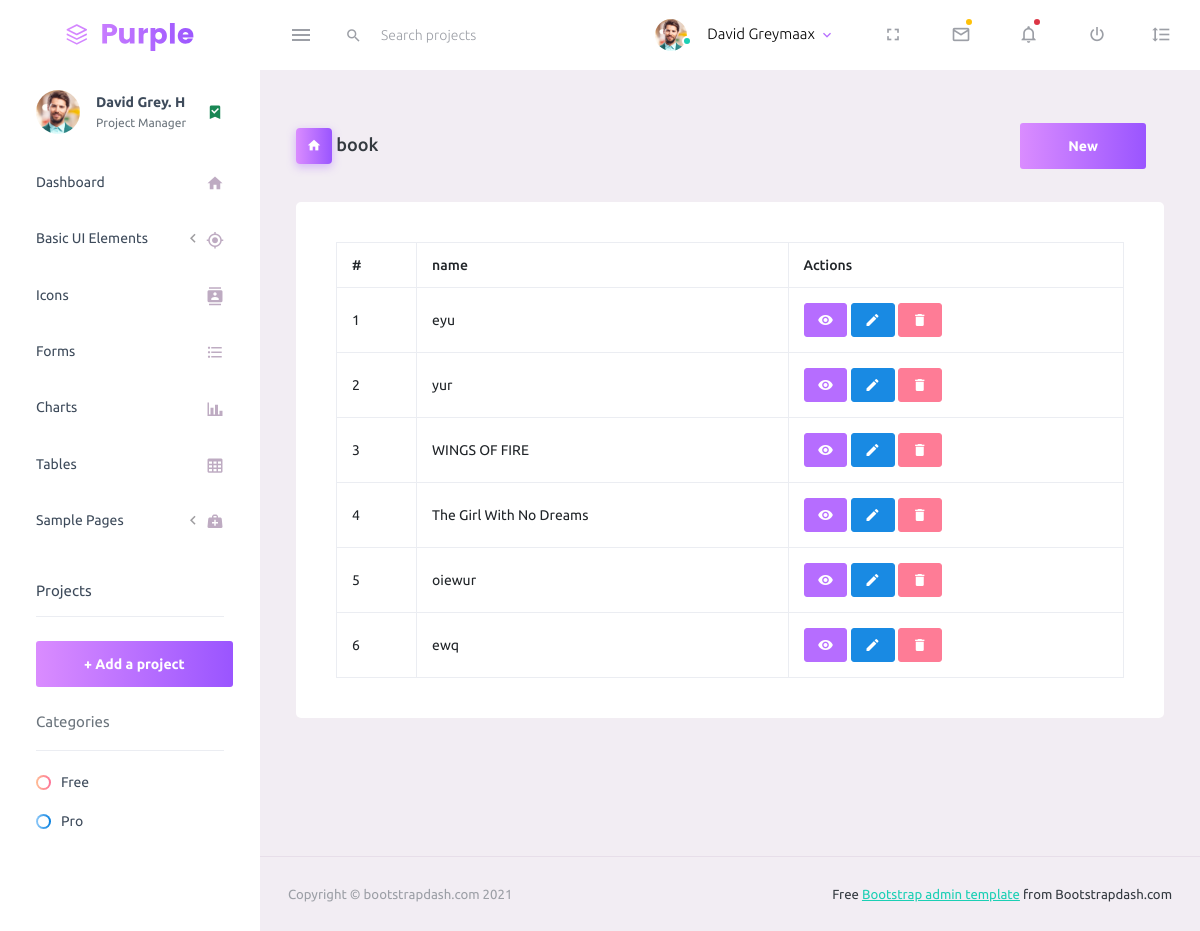
Before: /book-list/ (signed in) with the older database file.
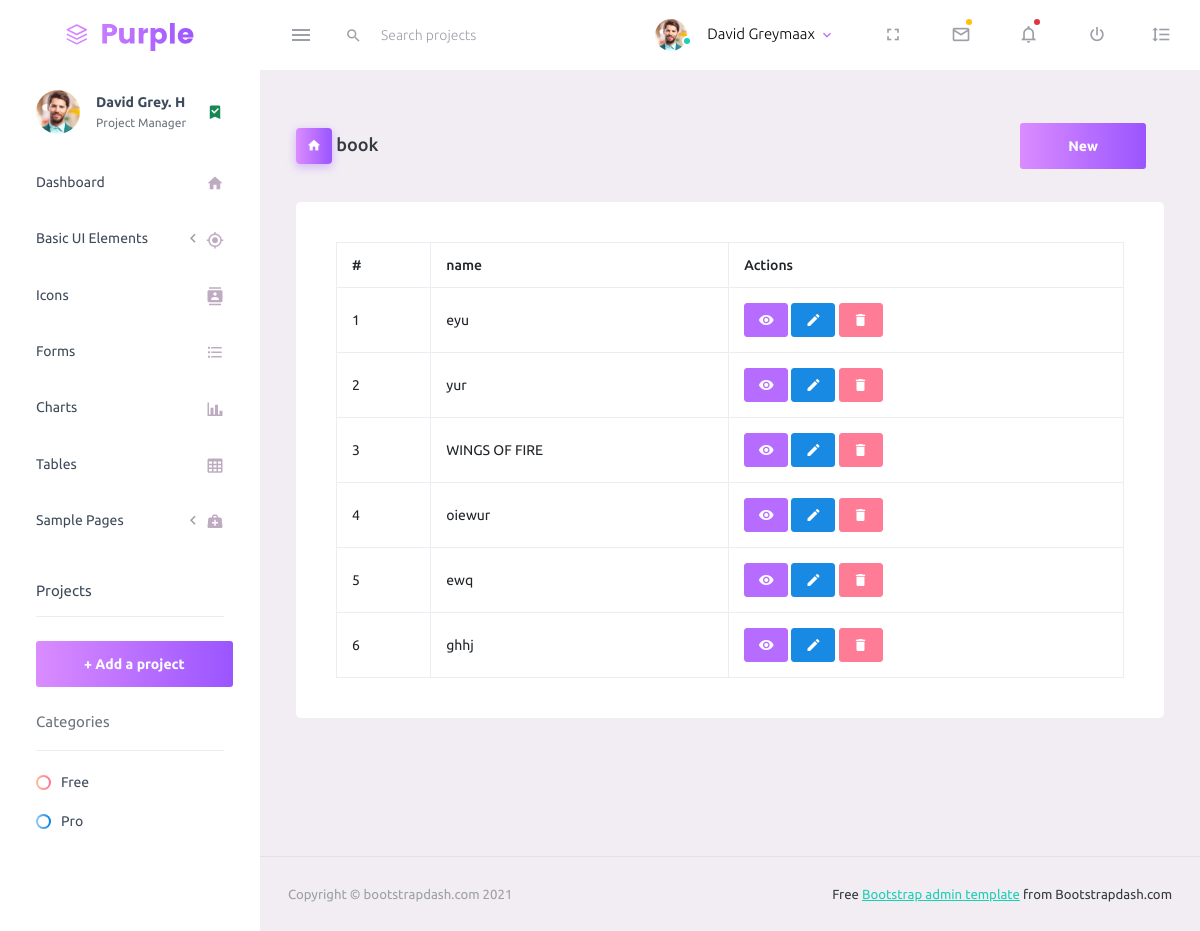
After: the same page with the newer database file.
### app/models.py (models this page shows, shortened)
class Book(models.Model):
    title = models.CharField(max_length=100)
    slug = models.SlugField(max_length=100, unique=True)
    year = models.IntegerField()
    author = models.ForeignKey(BookAuthor, on_delete=models.CASCADE, related_name="books")
    cover = models.ImageField("Book cover", upload_to="covers/", blank=True ,help_text="lorem jskauhi ugqywgq vhvahg svcaytsf")
    description = models.TextField(blank=True)
    price = models.DecimalField(max_digits=6, decimal_places=2)
    is_special = models.BooleanField(default=False)
    is_trending = models.BooleanField(default=False)
    def get_absolute_url(self):
        return reverse_lazy('app:bookdetail', kwargs={'pk': self.pk})
    def get_update_url(self):
        return reverse_lazy('app:bookupdate', kwargs={'pk': self.pk})
    def get_delete_url(self):
        return reverse_lazy('app:bookdelete', kwargs={'pk': self.pk})

### app/views.py (the view, shortened to what this page needs)
# urls.py: path("book-list/", views.BookList.as_view(), name="booklist"),
class BookList(LoginRequiredMixin, ListView):
    model=Book
    fields="__all__"
    template_name = "web/book_list.html"
    def get_context_data(self, **kwargs):
        context = super().get_context_data(**kwargs)
        context["title"] = 'book'
        return context

### templates/web/book_list.html
{% extends 'web/base.html' %}
{% load static %}
{% block content %}
<div class="page-header">
    <h3 class="page-title">
        <span class="page-title-icon bg-gradient-primary text-white mr-2">
            <i class="mdi mdi-home"></i>
        </span> {{title}}
    </h3>
    {% if request.user.is_superuser %}
    <nav aria-label="breadcrumb">
        <ul class="breadcrumb">
            <li class="breadcrumb-item active" aria-current="page">
                <a href="{{object_list.0.new_link}}" class="btn btn-lg btn-gradient-primary">New </a>
            </li>
        </ul>
    </nav>
    {% endif %}
</div>
<div class="row">
    <div class="col-lg-12 grid-margin stretch-card">
        <div class="card">
            <div class="card-body">
                {% if object_list %}
                <div class="table-responsive">
                    <table class="table table-bordered table-hover border" style="width:100%;">
                        <thead>
                            <tr>
                                <th> # </th>
                                <th> name </th>
                                {% if request.user.is_superuser %}<th> Actions </th>{% endif %}
                            </tr>
                        </thead>
                        <tbody>
                            {% for object in object_list %}
                            <tr>
                                <td>{{forloop.counter}}</td>
                                <td> {{object.title}} </td>
                                {% if request.user.is_superuser %}
                                <td>
                                  <a href="{{object.get_absolute_url}}" class="btn btn-sm btn-circle btn-primary"><i class="mdi mdi-eye"></i></a>
                                    <a href="{{object.get_update_url}}" class="btn btn-sm btn-circle btn-info"><i class="mdi mdi-pencil"></i></a>
                                    <a href="{{object.get_delete_url}}" class="btn btn-sm btn-circle btn-danger"><i class="mdi mdi-delete"></i></a>
                                </td>
                                {% endif %}
                            </tr>
                            {% endfor %}
                        </tbody>
                    </table>
                </div>
                {% else %}
                <small class="mb-0">No  exists.</small>
                {% endif %}
            </div>
        </div>
    </div>
</div>
{% endblock content %}

Changed rows visible on the page:
removed Book: title "The Girl With No Dreams"
added Book: title "ghhj"
